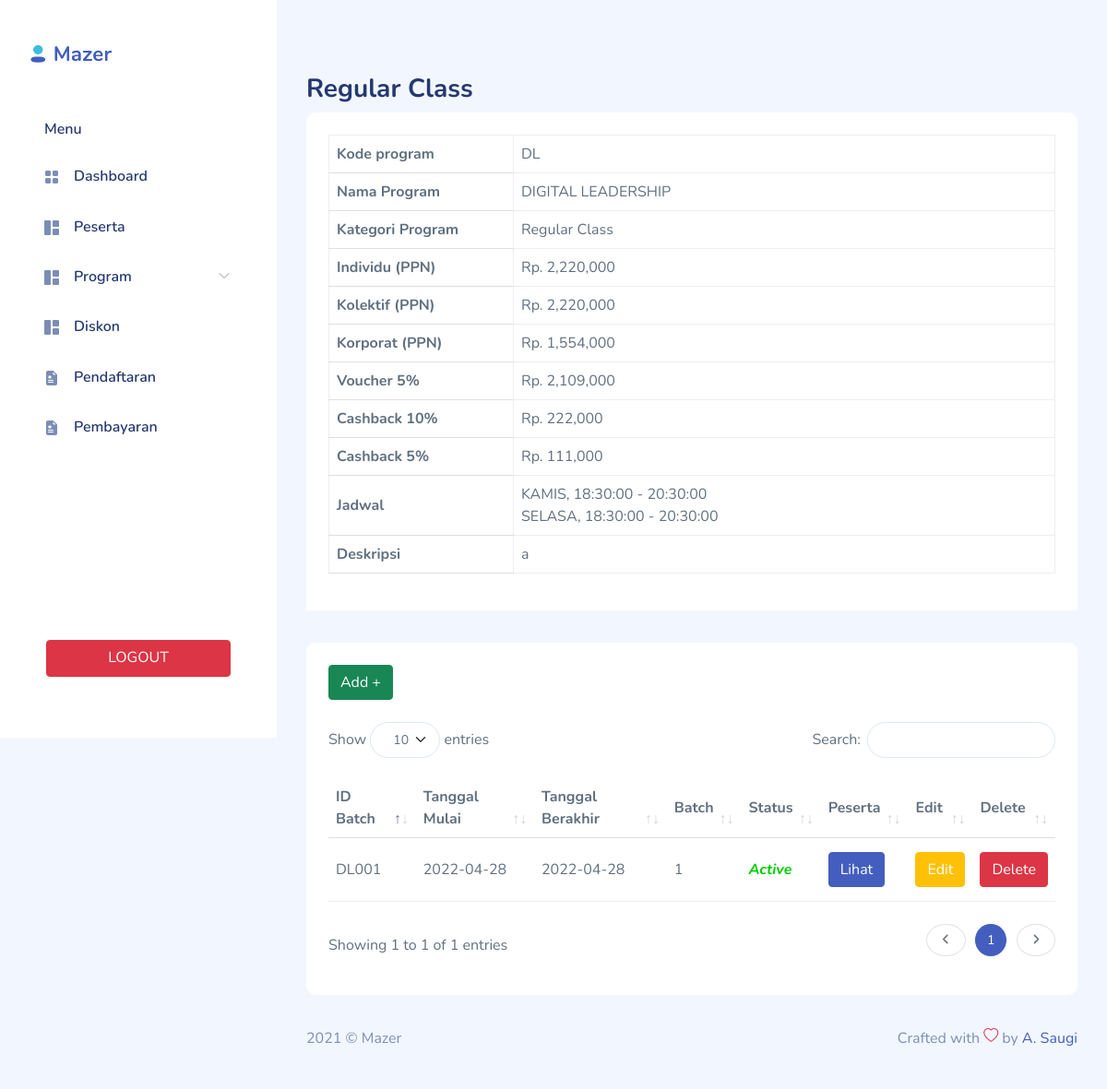
Page /admin/course/detail_regular.php?id=DL on the committed database.
### tables this page shows
CREATE TABLE `program` (
  `ID_PROGRAM` char(10) NOT NULL,
  `ID_KATEGORI` char(5) NOT NULL,
  `NAMA_PROGRAM` varchar(255) NOT NULL,
  `INDIVIDU` int(11) DEFAULT NULL,
  `KOLEKTIF` int(11) DEFAULT NULL,
  `KORPORAT` int(11) DEFAULT NULL,
  `PPN` int(11) DEFAULT NULL,
  `DESKRIPSI` text DEFAULT NULL,
  `SESI` int(11) DEFAULT NULL,
  `IMAGE` text DEFAULT NULL,
  PRIMARY KEY (`ID_PROGRAM`),
  KEY `FK_TERDIRI_ATAS` (`ID_KATEGORI`),
  CONSTRAINT `FK_TERDIRI_ATAS` FOREIGN KEY (`ID_KATEGORI`) REFERENCES `kategori_program` (`ID_KATEGORI`) ON DELETE CASCADE ON UPDATE CASCADE
);

CREATE TABLE `kategori_program` (
  `ID_KATEGORI` char(5) NOT NULL,
  `NAMA_KATEGORI` varchar(255) NOT NULL,
  PRIMARY KEY (`ID_KATEGORI`)
);

CREATE TABLE `detail_program` (
  `ID_DETAIL` char(4) NOT NULL,
  `ID_PROGRAM` char(10) NOT NULL,
  `ID_JADWAL` char(3) NOT NULL,
  PRIMARY KEY (`ID_DETAIL`),
  KEY `fk_program` (`ID_PROGRAM`),
  KEY `fk_jadwal` (`ID_JADWAL`),
  CONSTRAINT `fk_jadwal` FOREIGN KEY (`ID_JADWAL`) REFERENCES `jadwal` (`ID_JADWAL`) ON DELETE CASCADE ON UPDATE CASCADE,
  CONSTRAINT `fk_program` FOREIGN KEY (`ID_PROGRAM`) REFERENCES `program` (`ID_PROGRAM`) ON DELETE CASCADE ON UPDATE CASCADE
);

CREATE TABLE `hari` (
  `ID_HARI` char(2) NOT NULL,
  `NAMA_HARI` varchar(255) NOT NULL,
  PRIMARY KEY (`ID_HARI`)
);

CREATE TABLE `waktu` (
  `ID_WAKTU` char(3) NOT NULL,
  `WAKTU_MULAI` time NOT NULL,
  `WAKTU_BERAKHIR` time NOT NULL,
  PRIMARY KEY (`ID_WAKTU`)
);

CREATE TABLE `batch_program` (
  `ID_BATCH` char(10) NOT NULL,
  `ID_PROGRAM` char(10) NOT NULL,
  `NAMA_CLASS` varchar(255) NOT NULL,
  `TGL_MULAI` date NOT NULL,
  `TGL_BERAKHIR` date DEFAULT NULL,
  `BATCH` int(11) DEFAULT NULL,
  `KUOTA` int(11) DEFAULT NULL,
  `STATUS` char(1) NOT NULL DEFAULT '1',
  `WAKTU_MULAI` time DEFAULT NULL,
  `WAKTU_BERAKHIR` time DEFAULT NULL,
  `IMAGE` text DEFAULT NULL,
  PRIMARY KEY (`ID_BATCH`),
  KEY `fk_batch_program` (`ID_PROGRAM`),
  CONSTRAINT `fk_batch_program` FOREIGN KEY (`ID_PROGRAM`) REFERENCES `program` (`ID_PROGRAM`) ON DELETE CASCADE ON UPDATE CASCADE
);

### admin/course/detail_regular.php (the view, shortened to what this page needs)
<?php
include_once('../../config/database.php');
?>
<!DOCTYPE html>
<html lang="en">
<head>
    <link rel="stylesheet" href="../../assets/css/bootstrap.css">
<link rel="stylesheet" href="../../assets/vendors/jquery-datatables/jquery.dataTables.bootstrap5.min.css">
<link rel="stylesheet" href="../../assets/vendors/fontawesome/all.min.css">
    <link rel="stylesheet" href="../../assets/vendors/perfect-scrollbar/perfect-scrollbar.css">
    <link rel="stylesheet" href="../../assets/vendors/bootstrap-icons/bootstrap-icons.css">
    <link rel="stylesheet" href="../../assets/css/app.css">
</head>
<body>
<?php include_once('../sidebar/sidebar.php'); ?>
    </div>
    <button class="sidebar-toggler btn x"><i data-feather="x"></i></button>
</div>
        </div>
        <div id="main">
<div class="page-heading">
    <div class="page-title">
        <div class="row">
            <div class="col-12 col-md-6 order-md-1 order-last">
                <h3>Regular Class</h3>
            </div>
            <div class="col-12 col-md-6 order-md-2 order-first">
            </div>
        </div>
    </div>
    <?php
     $regular    = mysqli_query($mysqli, "SELECT * FROM program WHERE ID_PROGRAM ='".$_GET['id']."' " );
     $ambil_data = $regular->fetch_assoc();
     $id_prog    = $ambil_data['ID_PROGRAM'];
    ?>
    <section class="section">
    <div class="card" >
    <div class="card-header">
    <table class="table table-bordered"  width="100%" cellspacing="0">
        <thead>
        <tr>
            <th>Kode program</th>
            <td><?=$ambil_data['ID_PROGRAM'] ?></td>
        </tr>
        <tr>
            <th>Nama Program</th>
            <td><?= $ambil_data['NAMA_PROGRAM'] ?></td>
        </tr>
        <tr>
            <th>Kategori Program</th>
            <td>
            <?php
            $kategori = mysqli_query($mysqli, "SELECT k.NAMA_KATEGORI FROM kategori_program k, program p
                                                WHERE k.ID_KATEGORI = p.ID_KATEGORI
                                                AND p.ID_PROGRAM = '".$_GET['id']."'");
            $data     = mysqli_fetch_assoc($kategori);
            $kat      = $data['NAMA_KATEGORI'];
            echo $kat;
            ?>
            </td>
        </tr>
        <tr>
            <th>Individu (PPN)</th>
            <td><?= 'Rp. '. number_format($ambil_data['INDIVIDU']) ?></td>
        </tr>
        <tr>
            <th>Kolektif (PPN)</th>
            <td><?= 'Rp. '. number_format($ambil_data['KOLEKTIF']) ?></td>
        </tr>
        <tr>
            <th>Korporat (PPN)</th>
            <td><?= 'Rp. '. number_format($ambil_data['KORPORAT']) ?></td>
        </tr>
        <tr>
            <th>Voucher 5%</th>
            <td><?php
               $voucher5     = mysqli_query($mysqli, "SELECT voucher5('$id_prog') AS 'voucher5'");
               $row_voucher5 = $voucher5->fetch_assoc();
               $v5           = $row_voucher5['voucher5'];
               echo 'Rp. '.number_format($v5);
            ?></td>
        </tr>
        <tr>
            <th>Cashback 10%</th>
            <td><?php
               $cashback10   = mysqli_query($mysqli, "SELECT cashback10('$id_prog') AS 'cashback10'");
               $row_cs10     = $cashback10->fetch_assoc();
               $cs10         = $row_cs10['cashback10'];
               echo 'Rp. '.number_format($cs10);
            ?></td>
        </tr>
        <tr>
            <th>Cashback 5%</th>
            <td><?php
               $cashback5   = mysqli_query($mysqli, "SELECT cashback5('$id_prog') AS 'cashback5'");
               $row_cs5     = $cashback5->fetch_assoc();
               $cs5         = $row_cs5['cashback5'];
               echo 'Rp. '.number_format($cs5);
            ?></td>
        </tr>
        <tr>
            <th width="200px">Jadwal</th>
            <td><?php
            $jadwal = mysqli_query($mysqli, "SELECT d.*, j.*, h.*, w.*
                                             FROM detail_program d JOIN jadwal j
                                             ON d.ID_JADWAL = j.ID_JADWAL
                                             JOIN hari h
                                             ON j.ID_HARI = h.ID_HARI
                                             JOIN waktu w
                                             ON j.ID_WAKTU = w.ID_WAKTU
                                             AND d.ID_PROGRAM = '".$_GET['id']."'");
            foreach ($jadwal as $data_jadwal) :
            echo $data_jadwal['NAMA_HARI'].', '.$data_jadwal['WAKTU_MULAI'].' - '.$data_jadwal['WAKTU_BERAKHIR'];
            ?>
            <br>
            <?php
            endforeach
            ?></td>
        </tr>
        <tr>
            <th width="200px">Deskripsi</th>
            <td><?= $ambil_data['DESKRIPSI'] ?></td>
        </tr>
    </thead>
    </table>
</div>
</div>
</div>
<div class="card" >
            <div class="card-header">
            <a href="insert_batch_regular.php" class="btn btn-success">Add +</a>
            </div>
            <div class="card-body">
            <div class="table-responsive">
                <table class="table" id="table1">
                    <thead>
                        <tr>
                            <th>ID Batch</th>
                            <th>Tanggal Mulai</th>
                            <th>Tanggal Berakhir</th>
                            <th>Batch</th>
                            <th>Status</th>
                            <th class="col-1">Peserta</th>
                            <th class="col-1">Edit</th>
                            <th>Delete</th>
                        </tr>
                    </thead>
                    <tbody>
                        <?php
                        $query_program = "SELECT * FROM batch_program WHERE ID_PROGRAM = '".$_GET['id']."' ";
                        $tabel_program= mysqli_query($mysqli, $query_program);
                        foreach ($tabel_program as $data_program) :
                        ?>
                        <tr>
                            <td><?php echo $data_program['ID_BATCH']; ?></td>
                            <td><?php echo $data_program['TGL_MULAI']; ?></td>
                            <td><?php echo $data_program['TGL_BERAKHIR']; ?></td>
                            <td><?php echo $data_program['BATCH']; ?></td>
                            <td>
                                <?php
                                if($data_program['STATUS']=='1'){?>
                                <a href="change_status.php?id=<?php echo $data_program['ID_BATCH']; ?>">
                                   <font color="success"><i><b>Active</b></i></font>
                                </a>
                                <?php } else{ ?>
                                <a href="change_status.php?id=<?php echo $data_program['ID_BATCH']; ?>">
                                  <font color="grey"><i><b>Non-active</b></i></font>
                                </a>
                                <?php } ?>
                           </td>
                            <td>
                            <?php $idbatch = $data_program['ID_BATCH']; ?>
                            <a href="../peserta/tabelpeserta.php?idbatch=<?=$idbatch?>" class="btn btn-primary">Lihat</a>
                            </td>
                            <td>
                            <a href="edit_batch_regular.php?id=<?php echo $data_program['ID_BATCH'];?>" class="btn btn-warning">Edit</a>
                            </td>
                            <td>
                            <a href="delete_batch.php?id=<?php echo $data_program['ID_BATCH'];?>" class="btn btn-danger">Delete</a>
                            </td>
                        </tr>
                        <?php
                       endforeach
                       ?>
                    </tbody>
                    </div>
            </div>
        </div>
</div>
            <footer>
                <div class="footer clearfix mb-0 text-muted">
                    <div class="float-start">
                        <p>2021 &copy; Mazer</p>
                    </div>
                    <div class="float-end">
                        <p>Crafted with <span class="text-danger"><i class="bi bi-heart"></i></span> by <a
                                href="http://ahmadsaugi.com">A. Saugi</a></p>
                    </div>
                </div>
            </footer>
</body>
</html>

### assets/css/app.css (style rules this page uses)
.btn.btn-danger,.btn.btn-info,.btn.btn-primary,.btn.btn-secondary,.btn.btn-success,.btn.btn-warning { color:#fff }
.card { border:none;margin-bottom:2.2rem }
.card .card-header { border:none }
.card .card-header~.card-body { padding-top:0 }
.card .card-body { padding:1.5rem }
.dataTable-table td,.dataTable-table thead th,.table td,.table thead th { vertical-align:middle }
.dataTable-table:not(.table-borderless) thead th,.table:not(.table-borderless) thead th { border-bottom:1px solid #dedede!important }
.bi { height:1rem;width:1rem }
#main { margin-left:300px;padding:2rem }
.page-heading { margin:0 0 2rem }
.page-heading h3 { font-weight:700 }
a { text-decoration:none }

### admin/course/detail_regular.php (style rules this page uses)
table.dataTable td { padding: 15px 8px; }

### rows in the picture
program: ID_PROGRAM "DL", NAMA_PROGRAM "DIGITAL LEADERSHIP", INDIVIDU "2,220,000", KOLEKTIF "2,220,000", KORPORAT "1,554,000", DESKRIPSI "a"
kategori_program: NAMA_KATEGORI "Regular Class"
detail_program: hari.NAMA_HARI "KAMIS", waktu.WAKTU_MULAI "18:30:00", waktu.WAKTU_BERAKHIR "20:30:00"
detail_program: hari.NAMA_HARI "SELASA", waktu.WAKTU_MULAI "18:30:00", waktu.WAKTU_BERAKHIR "20:30:00"
batch_program: ID_BATCH "DL001", TGL_MULAI "2022-04-28", TGL_BERAKHIR "2022-04-28", BATCH "1"

### other values in the picture
$v5 "2,109,000"
$cs10 "222,000"
$cs5 "111,000"
